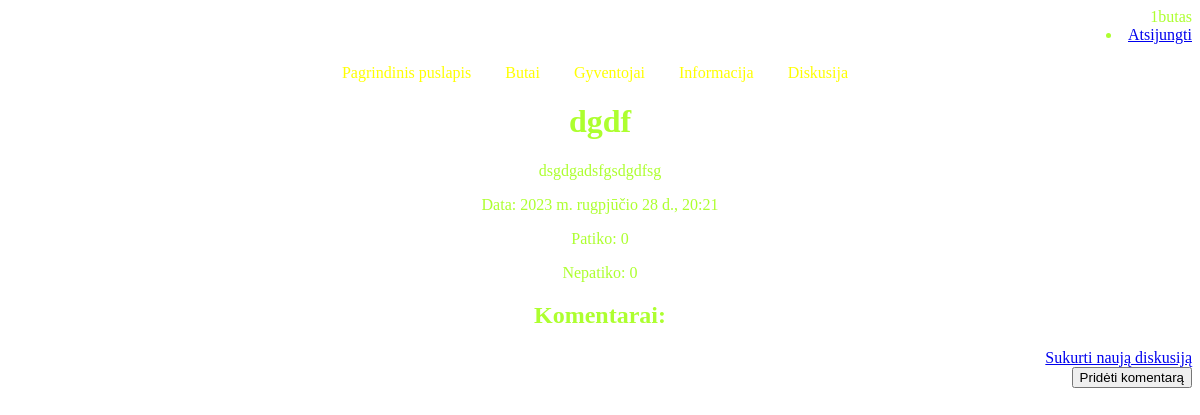
The page /diskusija/1/ (signed in) on the database its author committed.
### gyventojas/models.py (models this page shows, shortened)
class Resident(AbstractUser):
    flat_nr = models.ForeignKey(Flat, on_delete=models.SET_NULL, null=True, blank=True, related_name='gyventojas')  # Laukas flat_nr, nurodantys ForeignKey į Flat modelį
    class Meta:
        verbose_name = 'Gyventojas'
        verbose_name_plural = 'Gyventojai'

### diskusija/models.py (models this page shows, shortened)
class Diskusija(models.Model):
    title = models.CharField(max_length=100, verbose_name="Pavadinimas")
    text = models.TextField(verbose_name="Turinys")
    date = models.DateTimeField(auto_now_add=True)
    likes = models.PositiveIntegerField(default=0, verbose_name="Patiko")
    dislikes = models.PositiveIntegerField(default=0, verbose_name="Nepatiko")
    class Meta:
        verbose_name = 'Diskusija'
        verbose_name_plural = 'Diskusijos'

### diskusija/views.py (the view)
# urls.py: path('<int:diskusija_id>/', views.diskusija_detail, name='diskusija_detail'),
@login_required
def diskusija_detail(request, diskusija_id):
    diskusija = get_object_or_404(Diskusija, pk=diskusija_id)
    komentarai = Komentaras.objects.filter(diskusija=diskusija)
    return render(request, 'diskusija_detail.html', {'diskusija': diskusija, 'komentarai': komentarai})

### diskusija/templates/diskusija_detail.html (shortened to what this page needs)
<!DOCTYPE html>
{% extends "base.html" %}
{% block "content" %}
<html lang="en">
<head>
</head>
<body>
    <h1>{{ diskusija.title }}</h1>
    <p>{{ diskusija.text }}</p>
    <p>Data: {{ diskusija.date }}</p>
    <p>Patiko: {{ diskusija.likes }}</p>
    <p>Nepatiko: {{ diskusija.dislikes }}</p>
    <h2>Komentarai:</h2>
<a href="{% url 'kurti_diskusija' %}">Sukurti naują diskusiją</a>
    <form method="post" action="{% url 'prideti_komentara' diskusija_id=diskusija.id %}">
        <button type="submit">Pridėti komentarą</button>
    </form>
</body>
{% endblock %}

### templates/base.html (shortened to what this page needs)
<!DOCTYPE html>
<html lang="en">
<head>
    {% load static %}
    <link rel="stylesheet" type="text/css" href="{% static 'css/style.css' %}">
</head>
<body class="bodis">
    <div class="container-fluid">
        <div class="row">
           {% if user.is_authenticated %}
            {{ user.get_username }}
             <li class="nav-item"><a class="nav-link" href="{% url 'logout'%}?next=/">Atsijungti</a></li>
               {% else %}
            <li class="nav-item"><a class="nav-link" href="{% url 'login'%}?next={{request.path}}">Prisijungti</a></li>
          {% endif %}
                <div class="col-sm-2">
                    {% block sidebar %}
                    <div id="sidebar">
                            <ul class="sidebar-nav">
                                <li><a href="{% url 'index' %}">Pagrindinis puslapis</a></li>
                                <li><a href="{% url 'butas' %}">Butai</a></li>
                                <li><a href="{% url 'gyventojas_list' %}">Gyventojai</a></li>
                                <li><a href="{% url 'buto-inasas' %}">Informacija</a></li>
                                <li><a href="{% url 'visos_diskusijos' %}">Diskusija</a></li>
                            </ul>
                        </div>
                    {% endblock %}
                </div>
            {% block "content" %}
                    {% endblock %}
        </div>
    </div>
</body>
</html>

### gyventojas/static/css/style.css (style rules this page uses)
.bodis { background-image: url('/static/img/fonas2.jpg'); background-size: cover; background-repeat: no-repeat; color: GreenYellow; }
.sidebar-nav { margin-top: 20px; padding: 0; list-style: none; text-align: center; }
.sidebar-nav li { display: inline-block; margin-right: 10px; }
.sidebar-nav a { text-decoration: none; padding: 5px 10px; color: green; border-radius: 5px; }
.sidebar-nav a { text-decoration: none; padding: 5px 10px; color: Yellow; border-radius: 5px; transition: transform 0.2s; }
h1, h2, p, ul { text-align: center; }
.row { text-align: right; }

### rows shown on the page
Resident: get_username "1butas"
Diskusija: title "dgdf", text "dsgdgadsfgsdgdfsg", date "2023 m. rugpjūčio 28 d., 20:21", likes "0", dislikes "0"
